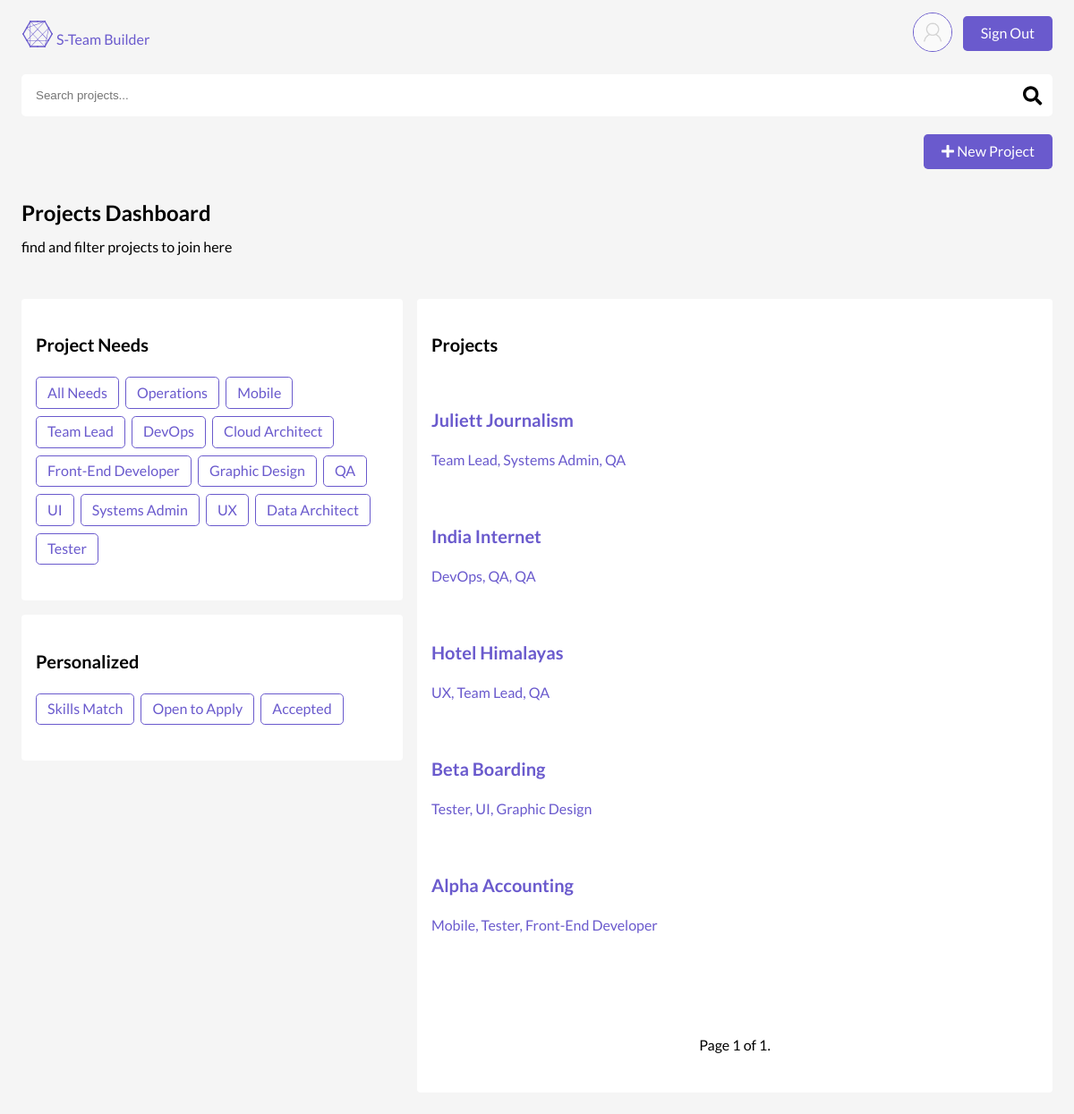
Page /projects/dashboard/skill/testing/ (signed in) on the earlier database version.
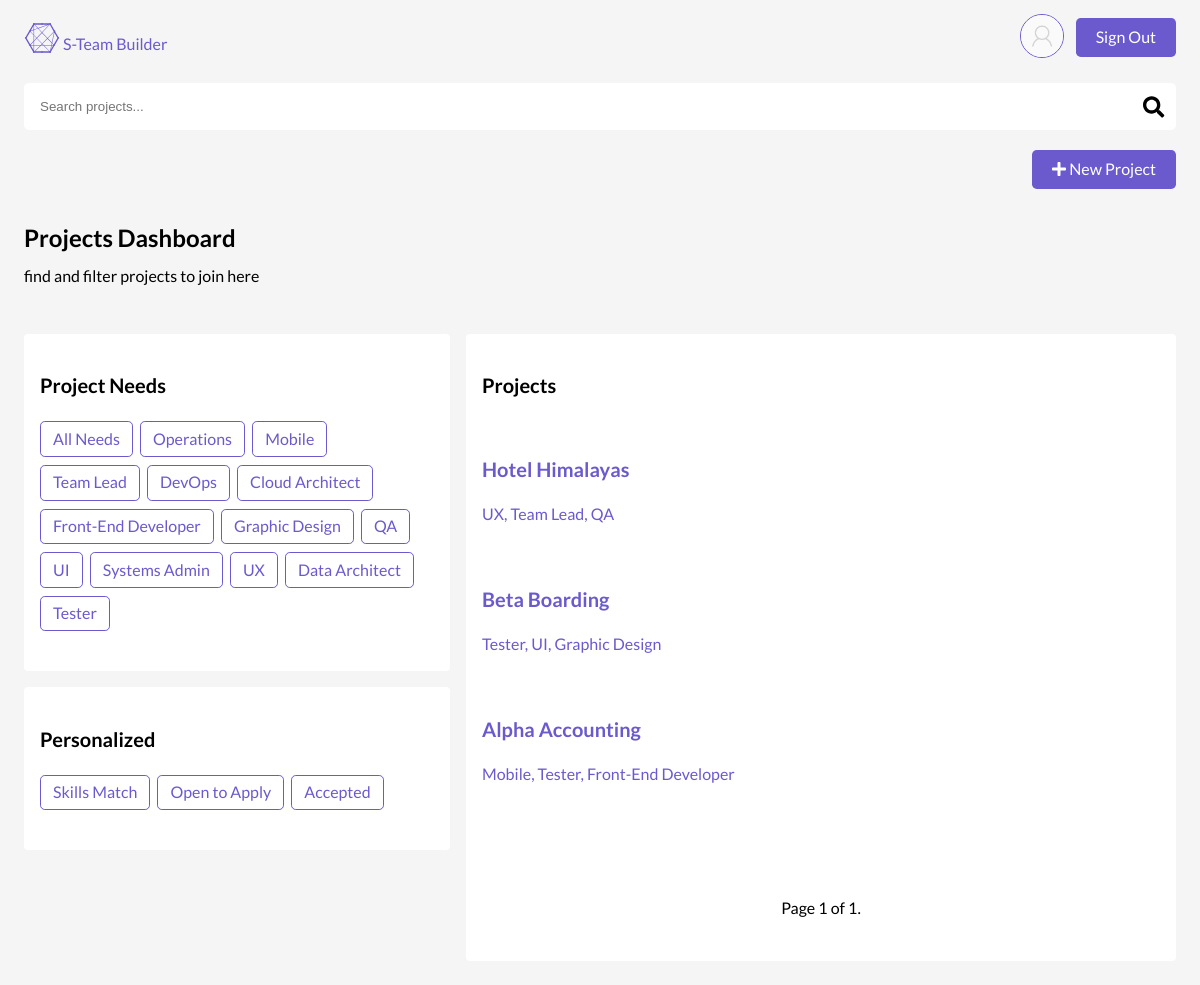
Same page on the later database version.
### projects/models.py (models this page shows, shortened)
class Project(models.Model):
    STATUS = [
        ('A', 'Open'),
        ('B', 'Closed'),
        ('C', 'Complete'),
    ]
    owner = models.ForeignKey(
        settings.AUTH_USER_MODEL,
        on_delete=models.PROTECT,
        related_name="projects"
    )
    title = models.CharField(max_length=255, unique=True)
    description = models.TextField(max_length=2000)
    time_estimate = models.IntegerField()
    applicant_requirements = models.TextField(max_length=2000)
    status = models.CharField(max_length=1, choices=STATUS)
    created = models.DateTimeField(auto_now_add=True)
    slug = models.SlugField(blank=True)
    class Meta:
        ordering = ['-created']
    def __str__(self):
        return self.title

class Position(models.Model):
    STATUS = (
        ('E', 'Empty'),
        ('F', 'Filled')
    )
    project = models.ForeignKey(Project, on_delete=models.CASCADE)
    title = models.CharField(max_length=255)
    description = models.TextField(max_length=2000)
    skills = models.ManyToManyField('accounts.Skill', related_name="positions")
    status = models.CharField(max_length=1, choices=STATUS)
    time_estimate = models.IntegerField()
    slug = models.SlugField(editable=False, blank=True)
    created = models.DateTimeField(auto_now_add=True)
    class Meta:
        ordering = ['-created']
    def __str__(self):
        return self.title

### projects/views.py (the view, shortened to what this page needs)
# urls.py: path('dashboard/<category>/<q>/', views.DashboardView.as_view(), name='dashboard'),
class DashboardView(CustomLoginRequired, ListView):
    queryset = Project.objects.all()
    template_name = 'projects/dashboard.html'
    paginate_by = 5
    def get_queryset(self, *args, **kwargs):
        super().get_queryset(*args, **kwargs)
        queryset = self.queryset.filter(
            status='A',
            position__status='E'
        ).distinct()
        category = self.kwargs['category']
        q = self.kwargs['q']
        if q != 'all':
            if category == 'need':
                queryset = queryset.filter(
                    position__slug=q
                )
            elif category == 'skill':
                queryset = queryset.filter(
                    position__skills__name=q
                )
            elif category == 'accepted':
                queryset = queryset.filter(
                    Q(position__applications__user=self.request.user) &
                    Q(position__applications__status='R')
                )
        print(queryset)
        return queryset
    def get_context_data(self, **kwargs):
        context = super().get_context_data(**kwargs)
        context['searchform'] = SearchBarForm()
        context['q'] = self.kwargs['q']
        return context

### projects/forms.py
class SearchBarForm(forms.Form):
    q = forms.CharField(
        max_length=255,
        widget=forms.TextInput(
            attrs={
                'placeholder': 'Search projects...',
                'style': 'margin-bottom:0',
                'class': 'search-bar'
            },
        ))

### projects/templatetags/project_extras.py (called while the page is built)
@register.simple_tag(takes_context=True)
def select_distinct_positions_from_projects(context):
    if context.get('query') is not None:
        positions = Position.objects.filter(
            project__in=context['object_list']
        )
        return set([position.title for position in positions])
    else:
        positions = Position.objects.filter(
            project__status='A'
        ).values('title')
        return set([obj['title'] for obj in positions])

### projects/views.py (called while the page is built, shortened)
    def dispatch(self, request, *args, **kwargs):
        if not request.user.is_authenticated:
            return self.handle_no_permission()
        apps = Application.objects.filter(
            user=request.user,
            unread=True,
        )
        return super().dispatch(request, *args, **kwargs)

### projects/templates/projects/dashboard.html (shortened to what this page needs)
{% extends 'layout.html' %}
{% load static %}
{% load project_extras %}
{% block body %}
<div class="bounds">
<div class="top-button-container">
    <a class="bubble-dark" href="{% url 'projects:create_update_project' %}">
        <i class="fas fa-plus"></i>
        New Project
    </a>
  </div>
</div>
<div class="bounds">
<h2 class="h2-less-margin">Projects Dashboard</h2>
<p>find and filter projects to join here</p>
</div>
    <div class="bounds">
      <div class="desktop-wrapper">
        <div class="desktop-wrapper-left">
    <div class="card">
          <h4 class="">Project Needs</h4>
          <ul class="ul-list">
            {% if object_list %}
            {% select_distinct_positions_from_projects as titles %}
            <li class="bubble-outline {% if q == 'all' %}selected{% endif %}"><a
                href="{% url 'projects:dashboard' category='all' q='all' %}">All Needs</a></li>
            {% for title in titles %}
            <li class="bubble-outline {% if q == title|slugify %}selected{% endif %}"><a
                href="{% url 'projects:dashboard' category='need' q=title|slugify %}">{{ title }}</a></li>
            {% endfor %}
            {% endif %}
          </ul>
    </div>
          <div class="card">
              <h4 class="">Personalized</h4>
              <ul class="ul-list">
                <li class="bubble-outline {% if q == 'my-skills' %}class="selected" {% endif %}"><a
                    href="{% url 'projects:dashboard' category='skills' q='my-skills' %}">Skills Match</a>
                </li>
                <li class="bubble-outline {% if q == 'my-opps' %}class="selected" {% endif %}"><a
                    href="{% url 'projects:dashboard' category='my-opps' q='my-opps' %}">Open to Apply</a>
                </li>
                <li class="bubble-outline {% if q == 'accepted' %}class="selected" {% endif %}"><a
                  href="{% url 'projects:dashboard' category='accepted' q='accepted' %}">Accepted</a>
              </li>
              </ul>
          </div>
        </div>
        <div class="desktop-wrapper-right">
      <div class="card">
        <div class="projects-header">
          <h4>Projects</h4>
        </div>
        {% if object_list %}
        <div class="desktop-flex-wrapper">
          {% for project in page_obj %}
            <a href="{% url 'projects:project' slug=project.slug %}">
              <div class="mini-card">
                  <h4 class="margin-bottom-0">{{ project.title|title }}</h4>
                  {% with project.position_set.all|length as length %}
                  {{ project.position_set.all|join:", " }}
                  {% endwith %}
                </div>
            </a>
            {% endfor %}
            <div class="pagination">
              <span class="step-links">
                  <span class="current">
                      Page {{ page_obj.number }} of {{ page_obj.paginator.num_pages }}.
                  </span>
              </span>
          </div>
            {% endif %}
          </div>
          </div>
      </div>
    </div>
    </div>
{% endblock %}

Differences in the rows shown:
removed Project: title "Juliett Journalism", position_set.all "Team Lead, Systems Admin, QA"
removed Project: title "India Internet", position_set.all "DevOps, QA, QA"
